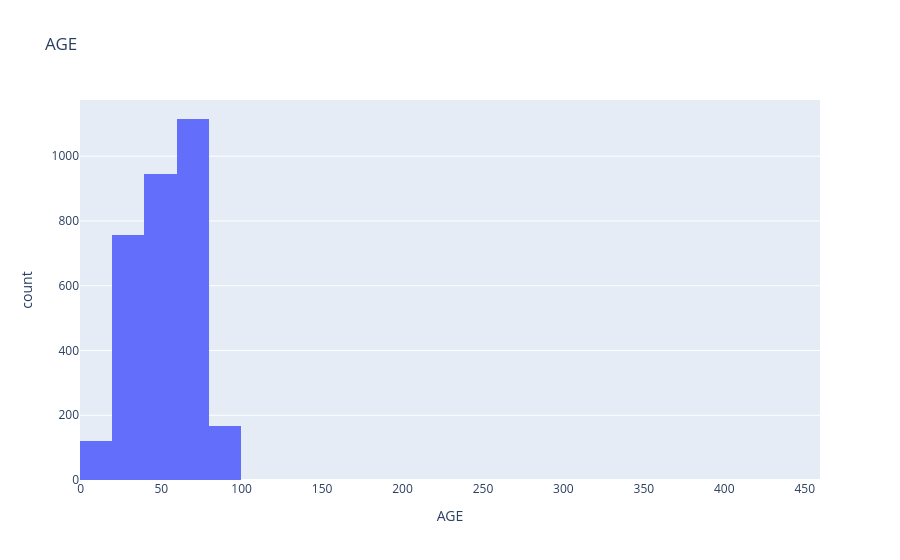
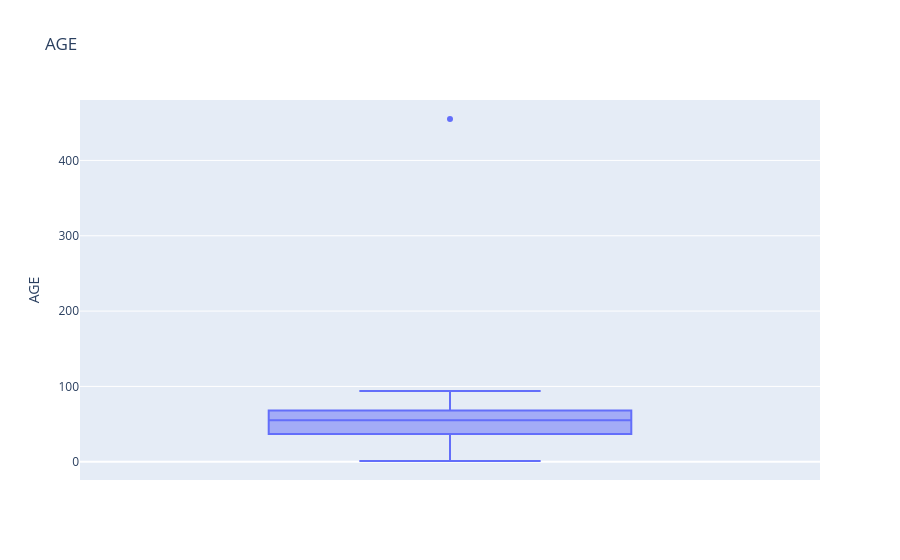
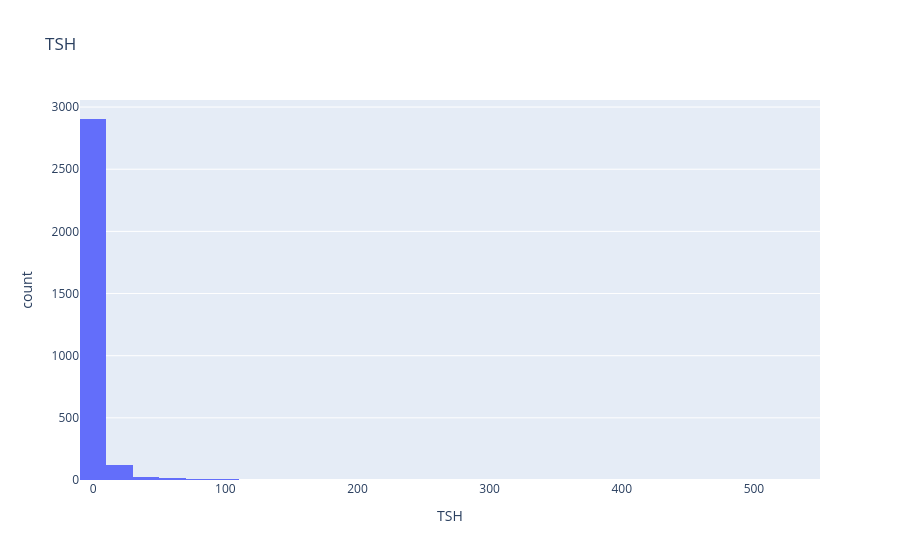
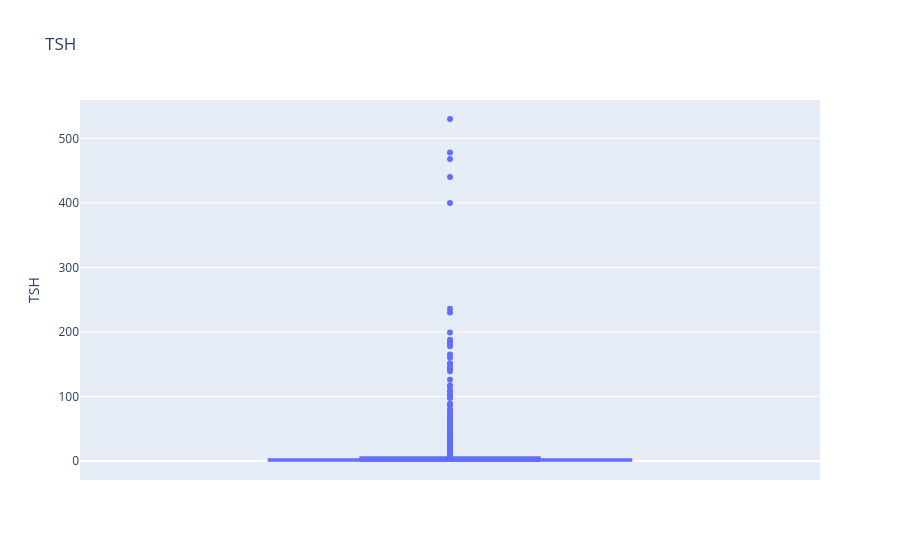

These figures' notebook cell, in order:
### Code cell
# IDENTIFICAÇÃO DE OUTLIERS

analise_de_outliers = ['AGE', 'TSH', 'T3', 'TT4', 'T4U', 'FTI']

for col in analise_de_outliers:
    fig_1 = px.histogram(df, x=col, title=col, nbins=30)
    fig_2 = px.box(df, y=col, title=col)
    fig_1.show()
    fig_2.show()

### Figure 1 — Plotly figure (JSON) as saved in the notebook; plotly's stock layout.template omitted (floating-point values rounded to 4 significant figures; data arrays with more than 128 entries replaced by an {"elided": "..."} marker saying what was removed)
{"data": [{"bingroup": "x", "hovertemplate": "AGE=%{x}<br>count=%{y}<extra></extra>", "legendgroup": "", "marker": {"color": "#636efa", "pattern": {"shape": ""}}, "name": "", "nbinsx": 30, "orientation": "v", "showlegend": false, "type": "histogram", "x": {"elided": "3103 int values"}, "xaxis": "x", "yaxis": "y"}], "layout": {"barmode": "relative", "legend": {"tracegroupgap": 0}, "title": {"text": "AGE"}, "xaxis": {"anchor": "y", "domain": [0, 1], "title": {"text": "AGE"}}, "yaxis": {"anchor": "x", "domain": [0, 1], "title": {"text": "count"}}}}

### Figure 2 — Plotly figure (JSON) as saved in the notebook; plotly's stock layout.template omitted (floating-point values rounded to 4 significant figures; data arrays with more than 128 entries replaced by an {"elided": "..."} marker saying what was removed)
{"data": [{"alignmentgroup": "True", "hovertemplate": "AGE=%{y}<extra></extra>", "legendgroup": "", "marker": {"color": "#636efa"}, "name": "", "notched": false, "offsetgroup": "", "orientation": "v", "showlegend": false, "type": "box", "x0": " ", "xaxis": "x", "y": {"elided": "3103 int values"}, "y0": " ", "yaxis": "y"}], "layout": {"boxmode": "group", "legend": {"tracegroupgap": 0}, "title": {"text": "AGE"}, "xaxis": {"anchor": "y", "domain": [0, 1]}, "yaxis": {"anchor": "x", "domain": [0, 1], "title": {"text": "AGE"}}}}

### Figure 3 — Plotly figure (JSON) as saved in the notebook; plotly's stock layout.template omitted (floating-point values rounded to 4 significant figures; data arrays with more than 128 entries replaced by an {"elided": "..."} marker saying what was removed)
{"data": [{"bingroup": "x", "hovertemplate": "TSH=%{x}<br>count=%{y}<extra></extra>", "legendgroup": "", "marker": {"color": "#636efa", "pattern": {"shape": ""}}, "name": "", "nbinsx": 30, "orientation": "v", "showlegend": false, "type": "histogram", "x": {"elided": "3103 float values"}, "xaxis": "x", "yaxis": "y"}], "layout": {"barmode": "relative", "legend": {"tracegroupgap": 0}, "title": {"text": "TSH"}, "xaxis": {"anchor": "y", "domain": [0, 1], "title": {"text": "TSH"}}, "yaxis": {"anchor": "x", "domain": [0, 1], "title": {"text": "count"}}}}

### Figure 4 — Plotly figure (JSON) as saved in the notebook; plotly's stock layout.template omitted (floating-point values rounded to 4 significant figures; data arrays with more than 128 entries replaced by an {"elided": "..."} marker saying what was removed)
{"data": [{"alignmentgroup": "True", "hovertemplate": "TSH=%{y}<extra></extra>", "legendgroup": "", "marker": {"color": "#636efa"}, "name": "", "notched": false, "offsetgroup": "", "orientation": "v", "showlegend": false, "type": "box", "x0": " ", "xaxis": "x", "y": {"elided": "3103 float values"}, "y0": " ", "yaxis": "y"}], "layout": {"boxmode": "group", "legend": {"tracegroupgap": 0}, "title": {"text": "TSH"}, "xaxis": {"anchor": "y", "domain": [0, 1]}, "yaxis": {"anchor": "x", "domain": [0, 1], "title": {"text": "TSH"}}}}
